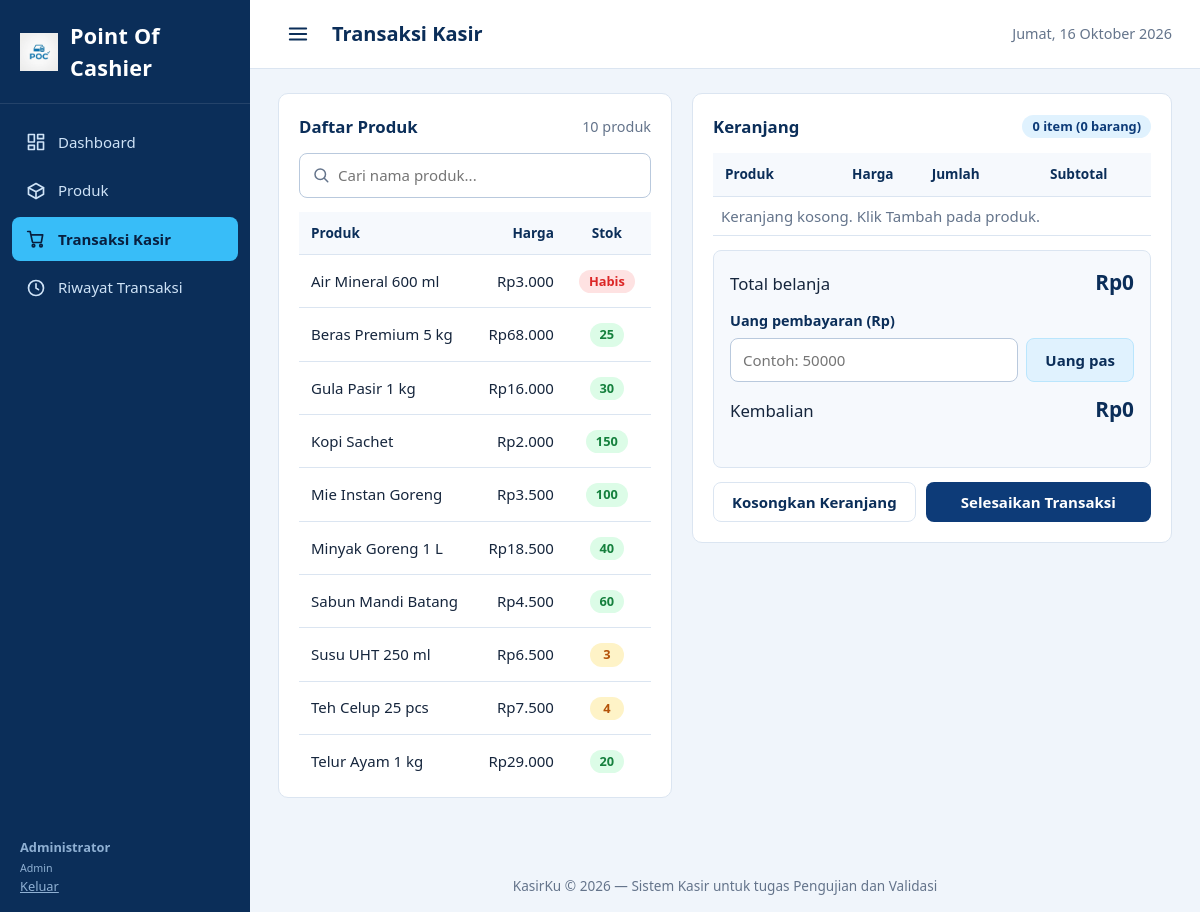
Page /transaksi.php (signed in) on the committed database.
### tables this page shows
CREATE TABLE produk (
    id_produk   INT UNSIGNED  NOT NULL AUTO_INCREMENT,
    nama_produk VARCHAR(100)  NOT NULL,
    harga       DECIMAL(12,2) NOT NULL,
    stok        INT           NOT NULL DEFAULT 0,
    PRIMARY KEY (id_produk),
    KEY idx_produk_nama (nama_produk),
    CONSTRAINT chk_produk_nama  CHECK (CHAR_LENGTH(TRIM(nama_produk)) > 0),
    CONSTRAINT chk_produk_harga CHECK (harga > 0),
    CONSTRAINT chk_produk_stok  CHECK (stok >= 0)
);

### config/database.php (called while the page is built, shortened)
<?php
function db(): PDO
{
    static $pdo = null;
    $dsn = 'mysql:host=' . DB_HOST . ';dbname=' . DB_NAME . ';charset=' . DB_CHARSET;
    try {
        $pdo = new PDO($dsn, DB_USER, DB_PASS, [
            PDO::ATTR_ERRMODE            => PDO::ERRMODE_EXCEPTION,
            PDO::ATTR_DEFAULT_FETCH_MODE => PDO::FETCH_ASSOC,
            PDO::ATTR_EMULATE_PREPARES   => false,
        ]);
    } catch (PDOException $e) {
        error_log('[KasirKu] Koneksi database gagal: ' . $e->getMessage());
        halaman_error(
            "Tidak dapat terhubung ke database. Pastikan MySQL pada XAMPP sudah dijalankan dan database 'KasirKu' sudah diimpor.",
            503
        );
    }
    return $pdo;
}

### transaksi.php (the view, shortened to what this page needs)
<?php
require_once __DIR__ . '/includes/helpers.php';
$produk = db_all('SELECT id_produk, nama_produk, harga, stok FROM produk ORDER BY nama_produk ASC');
include __DIR__ . '/includes/header.php';
?>
<div class="kasir-grid">
    <section class="card">
        <div class="card-header">
            <h2>Daftar Produk</h2>
            <span class="muted"><?= count($produk) ?> produk</span>
        </div>
        <div class="search-box search-box-block">
            <?= ikon('search', 18) ?>
            <input type="search" id="cariProduk" placeholder="Cari nama produk..." autocomplete="off">
        </div>
        <?php if (!$produk): ?>
            <p class="empty">Belum ada produk. Tambahkan produk terlebih dahulu di halaman Produk.</p>
        <?php else: ?>
            <div class="table-wrap table-scroll">
                <table class="table" id="tabelProduk">
                    <thead>
                        <tr>
                            <th>Produk</th>
                            <th class="num">Harga</th>
                            <th class="center">Stok</th>
                            <th class="center">Aksi</th>
                        </tr>
                    </thead>
                    <tbody>
                    <?php foreach ($produk as $p): ?>
                        <?php $stok = (int) $p['stok']; ?>
                        <tr data-nama="<?= e($p['nama_produk']) ?>">
                            <td class="wrap"><?= e($p['nama_produk']) ?></td>
                            <td class="num"><?= e(rupiah($p['harga'])) ?></td>
                            <td class="center">
                                <?php if ($stok === 0): ?>
                                    <span class="badge badge-danger">Habis</span>
                                <?php elseif ($stok <= STOK_MENIPIS): ?>
                                    <span class="badge badge-warn"><?= $stok ?></span>
                                <?php else: ?>
                                    <span class="badge badge-ok"><?= $stok ?></span>
                                <?php endif; ?>
                            </td>
                            <td class="center">
                            </td>
                        </tr>
                    <?php endforeach; ?>
                    </tbody>
                </table>
            </div>
        <?php endif; ?>
    </section>
    <section class="card cart-card">
        <div class="card-header">
            <h2>Keranjang</h2>
            <span class="badge badge-info" id="cartCount">0 item</span>
        </div>
        <form id="formTransaksi" method="post" action="<?= e(BASE_URL) ?>actions/proses_transaksi.php" novalidate data-once>
            <div class="table-wrap cart-wrap">
                <table class="table cart-table">
                    <thead>
                        <tr>
                            <th>Produk</th>
                            <th class="num">Harga</th>
                            <th class="center">Jumlah</th>
                            <th class="num">Subtotal</th>
                            <th><span class="sr-only">Hapus</span></th>
                        </tr>
                    </thead>
                    <tbody id="cartBody"></tbody>
                </table>
            </div>
            <div class="summary">
                <div class="summary-row">
                    <span>Total belanja</span>
                    <strong id="totalText">Rp0</strong>
                </div>
                <label for="bayar">Uang pembayaran (Rp)</label>
                <div class="input-group">
                    <input type="text" id="bayar" name="bayar" inputmode="numeric" autocomplete="off" placeholder="Contoh: 50000">
                    <button type="button" class="btn btn-light" id="uangPas">Uang pas</button>
                </div>
                <div class="summary-row">
                    <span id="kembalianLabel">Kembalian</span>
                    <strong id="kembalianText">Rp0</strong>
                </div>
                <p class="bayar-info" id="bayarInfo" aria-live="polite"></p>
            </div>
            <div class="cart-actions">
                <button type="button" class="btn btn-outline" id="kosongkan">Kosongkan Keranjang</button>
                <button type="submit" class="btn btn-primary" id="btnBayar">Selesaikan Transaksi</button>
            </div>
        </form>
    </section>
</div>
<?php include __DIR__ . '/includes/footer.php'; ?>

### assets/css/style.css (style rules this page uses)
:root { --navy: #0b2e59; --navy-dark: #081f3f; --primary: #0d3b78; --primary-hov: #0a2d5c; --accent: #38bdf8; --accent-soft: #e0f2fe; --bg: #f0f5fb; --surface: #ffffff; --text: #16263d; --muted: #64748b; --border: #dbe5f1; --ok: #15803d; --ok-bg: #dcfce7; --warn: #b45309; --warn-bg: #fef3c7; --danger: #dc2626; --danger-bg: #fee2e2; --radius: 10px; --sidebar-w: 250px; --font: "Segoe UI", system-ui, -apple-system, Roboto, "Helvetica Neue", Arial, sans-serif; }
*, *::before, *::after { box-sizing: border-box; }
html { -webkit-text-size-adjust: 100%; }
body { margin: 0; font-family: var(--font); font-size: 15px; line-height: 1.5; color: var(--text); background: var(--bg); }
h1, h2, h3, p { margin: 0; }
.muted { color: var(--muted); font-size: 0.9rem; }
.card { background: var(--surface); border: 1px solid var(--border); border-radius: var(--radius); padding: 20px; margin-bottom: 20px; min-width: 0; }
.card-header { display: flex; align-items: center; justify-content: space-between; flex-wrap: wrap; gap: 8px; margin-bottom: 14px; }
.card-header h2 { font-size: 1.05rem; color: var(--navy); }
.btn { display: inline-flex; align-items: center; justify-content: center; gap: 8px; padding: 10px 18px; border: 1px solid transparent; border-radius: 8px; font: inherit; font-weight: 600; line-height: 1.2; text-decoration: none; cursor: pointer; transition: background 0.15s, border-color 0.15s; }
.btn-primary { background: var(--primary); color: #fff; }
.btn-light { background: var(--accent-soft); color: var(--navy); border-color: #bae6fd; }
.btn-outline { background: #fff; color: var(--navy); border-color: var(--border); }
label { font-weight: 600; font-size: 0.9rem; color: var(--navy); }
input[type="text"], input[type="search"], input[type="date"], input[type="number"] { width: 100%; padding: 10px 12px; border: 1px solid #b9c9dd; border-radius: 8px; background: #fff; color: var(--text); font: inherit; }
.search-box { display: flex; align-items: center; gap: 8px; min-width: 260px; padding: 0 12px; background: #fff; border: 1px solid #b9c9dd; border-radius: 8px; color: var(--muted); }
.search-box input { border: 0; outline: 0; padding: 10px 0; background: transparent; }
.search-box-block { width: 100%; margin-bottom: 14px; }
.table-wrap { width: 100%; overflow-x: auto; }
.table-scroll { max-height: 62vh; overflow-y: auto; }
.table { width: 100%; border-collapse: collapse; min-width: 480px; }
.table th, .table td { padding: 11px 12px; text-align: left; border-bottom: 1px solid var(--border); vertical-align: middle; }
.table th { position: sticky; top: 0; background: #f6f9fd; color: var(--navy); font-size: 0.85rem; font-weight: 700; white-space: nowrap; }
.table .num { text-align: right; white-space: nowrap; }
.table .center { text-align: center; }
.table .wrap { overflow-wrap: anywhere; min-width: 120px; }
.badge { display: inline-block; min-width: 34px; padding: 2px 10px; border-radius: 999px; font-size: 0.8rem; font-weight: 700; text-align: center; }
.badge-ok { background: var(--ok-bg); color: var(--ok); }
.badge-warn { background: var(--warn-bg); color: var(--warn); }
.badge-danger { background: var(--danger-bg); color: var(--danger); }
.badge-info { background: var(--accent-soft); color: var(--primary); }
.kasir-grid { display: grid; grid-template-columns: minmax(0, 1fr) minmax(0, 480px); gap: 20px; align-items: start; }
.kasir-grid .card { margin-bottom: 0; }
.cart-card { position: sticky; top: 84px; }
.cart-wrap { max-height: 300px; overflow-y: auto; }
.cart-table { min-width: 440px; }
.summary { margin-top: 14px; padding: 16px; background: #f6f9fd; border: 1px solid var(--border); border-radius: 8px; }
.summary label { display: block; margin: 12px 0 6px; }
.summary-row { display: flex; justify-content: space-between; align-items: baseline; gap: 12px; font-size: 1.05rem; }
.summary-row strong { font-size: 1.3rem; color: var(--navy); }
.summary-row + label + .input-group + .summary-row { margin-top: 12px; }
.input-group { display: flex; gap: 8px; }
.input-group input { flex: 1; min-width: 0; }
.bayar-info { min-height: 1.4em; margin-top: 6px; font-size: 0.88rem; }
.cart-actions { display: flex; flex-wrap: wrap; gap: 10px; margin-top: 14px; }
.cart-actions .btn-primary { flex: 1; min-width: 180px; }

### rows in the picture
produk: nama_produk "Air Mineral 600 ml", harga "Rp3.000", stok "Habis"
produk: nama_produk "Beras Premium 5 kg", harga "Rp68.000", stok "25"
produk: nama_produk "Gula Pasir 1 kg", harga "Rp16.000", stok "30"
produk: nama_produk "Kopi Sachet", harga "Rp2.000", stok "150"
produk: nama_produk "Mie Instan Goreng", harga "Rp3.500", stok "100"
produk: nama_produk "Minyak Goreng 1 L", harga "Rp18.500", stok "40"
produk: nama_produk "Sabun Mandi Batang", harga "Rp4.500", stok "60"
produk: nama_produk "Susu UHT 250 ml", harga "Rp6.500", stok "3"
produk: nama_produk "Teh Celup 25 pcs", harga "Rp7.500", stok "4"
produk: nama_produk "Telur Ayam 1 kg", harga "Rp29.000", stok "20"

### other values in the picture
$label "Dashboard"
$label "Produk"
$label "Transaksi Kasir"
$label "Riwayat Transaksi"
$_SESSION['nama'] "Administrator"
$role_pengguna "Admin"
$judul_halaman "Transaksi Kasir"
tanggal_indonesia() "Jumat, 16 Oktober 2026"
count($produk) "10"
